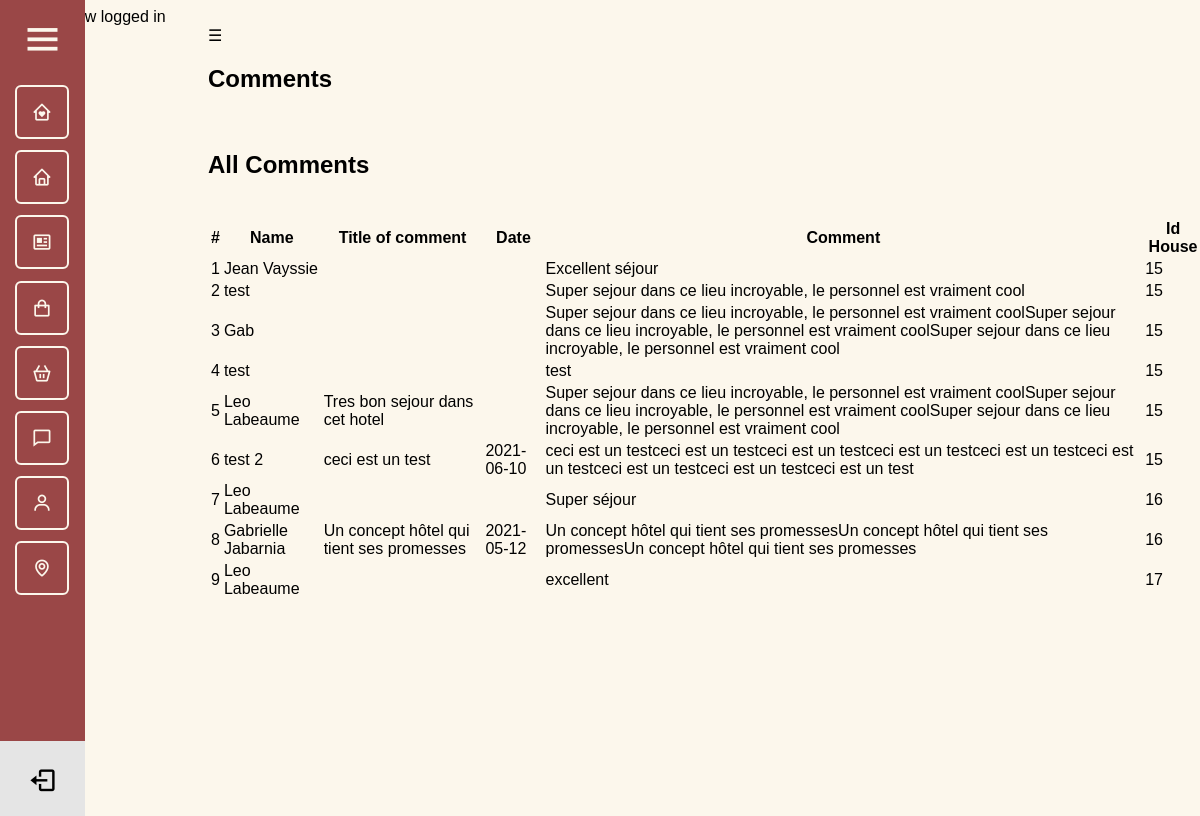
Before: /admin/comments.php (signed in) with the older database file.
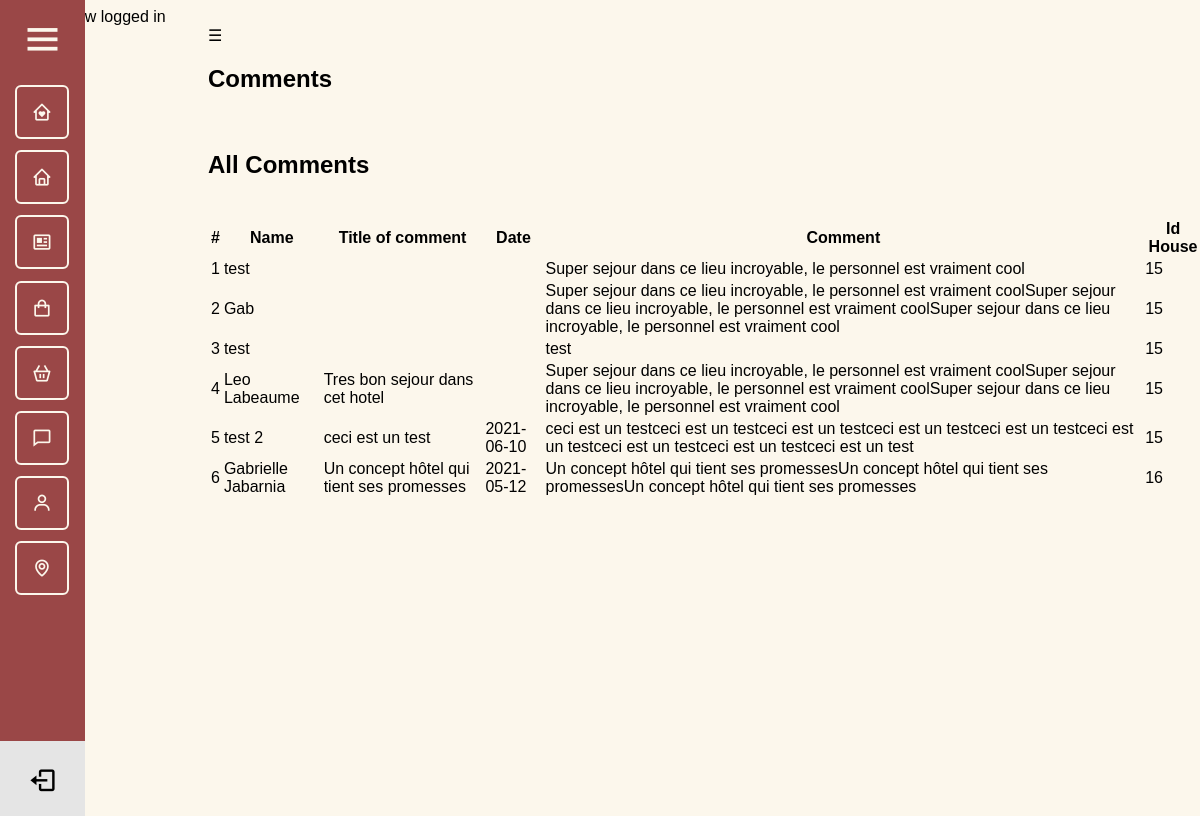
After: the same page with the newer database file.
### tables this page shows
CREATE TABLE `comments` (
  `id` int(11) NOT NULL,
  `fullname` varchar(255) NOT NULL,
  `title_c` varchar(255) NOT NULL,
  `date_c` date DEFAULT NULL,
  `comment` longtext NOT NULL,
  `id_rooms` int(11) NOT NULL
);

### admin/comments.php (the view, shortened to what this page needs)
<?php
require_once $_SERVER['DOCUMENT_ROOT'].'/core/core.php';
   include 'includes/header.php';
   include 'includes/navigation.php';
   $sql = "SELECT * FROM comments ORDER BY id_rooms";
   $result = $db->query($sql);
   $row_count = 1;
 ?>
<div class="w3-container w3-main" style="margin-left:200px">
  <header class="w3-container w3-purple">
   <span class="w3-opennav w3-xlarge w3-hide-large" onclick="w3_open()">☰</span>
   <h2 class="text-center">Comments</h2>
 </header>
  <div class="col-md-12">
    <br>
    <h2 class="text-center">All Comments</h2>
    <br />
  </div>
<div class="col-md-12">
  <table class="table table-striped table-condensed table-bordered">
      <thead>
          <tr>
              <th>#</th>
              <th>Name</th>
              <th>Title of comment</th>
              <th>Date</th>
              <th>Comment</th>
              <th>Id House</th>
          </tr>
      </thead>
      <tbody>
      <?php while($rows = mysqli_fetch_assoc($result)): ?>
          <tr>
              <td><?= $row_count++; ?></td>
              <td><?=$rows['fullname']; ?></td>
              <td><?=$rows['title_c']; ?></td>
              <td><?=$rows['date_c']; ?></td>
              <td><?=$rows['comment']; ?></td>
              <td><?=$rows['id_rooms']; ?></td>
          </tr>
        <?php endwhile;?>
      </tbody>
  </table>
</div>
</div>

Changed rows visible on the page:
removed comments: fullname "Jean Vayssie", comment "Excellent séjour", id_rooms "15"
removed comments: fullname "Leo Labeaume", comment "Super séjour", id_rooms "16"
removed comments: fullname "Leo Labeaume", comment "excellent", id_rooms "17"
